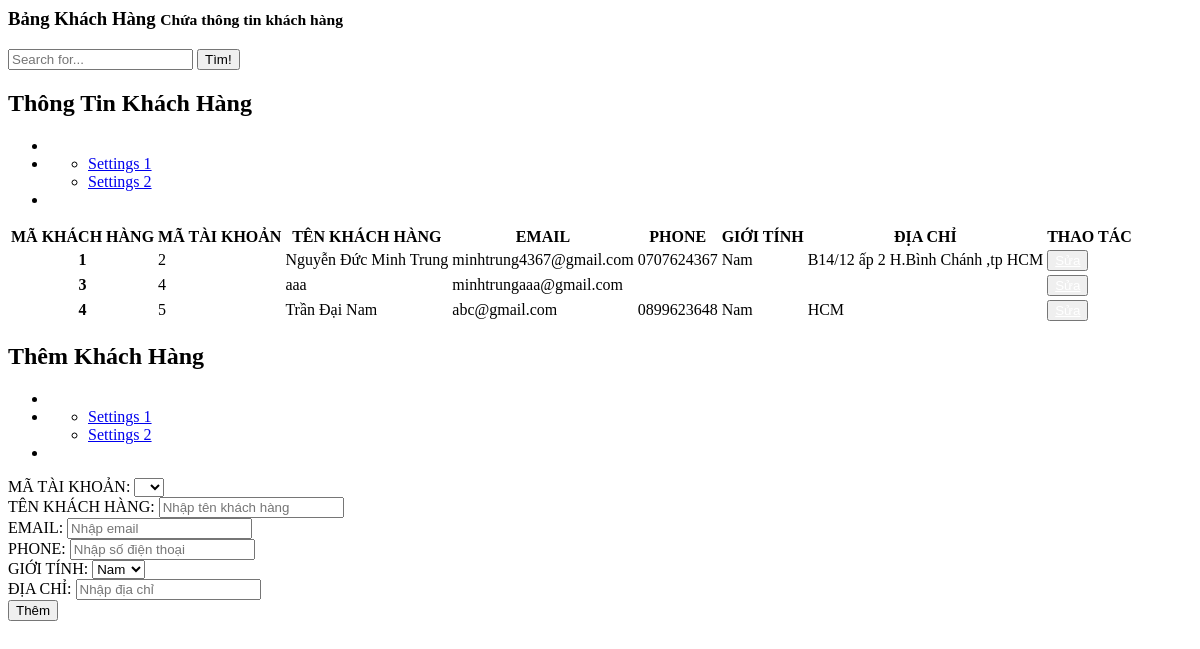
Page /admin/dashboard/manage_user.php on the earlier database version.
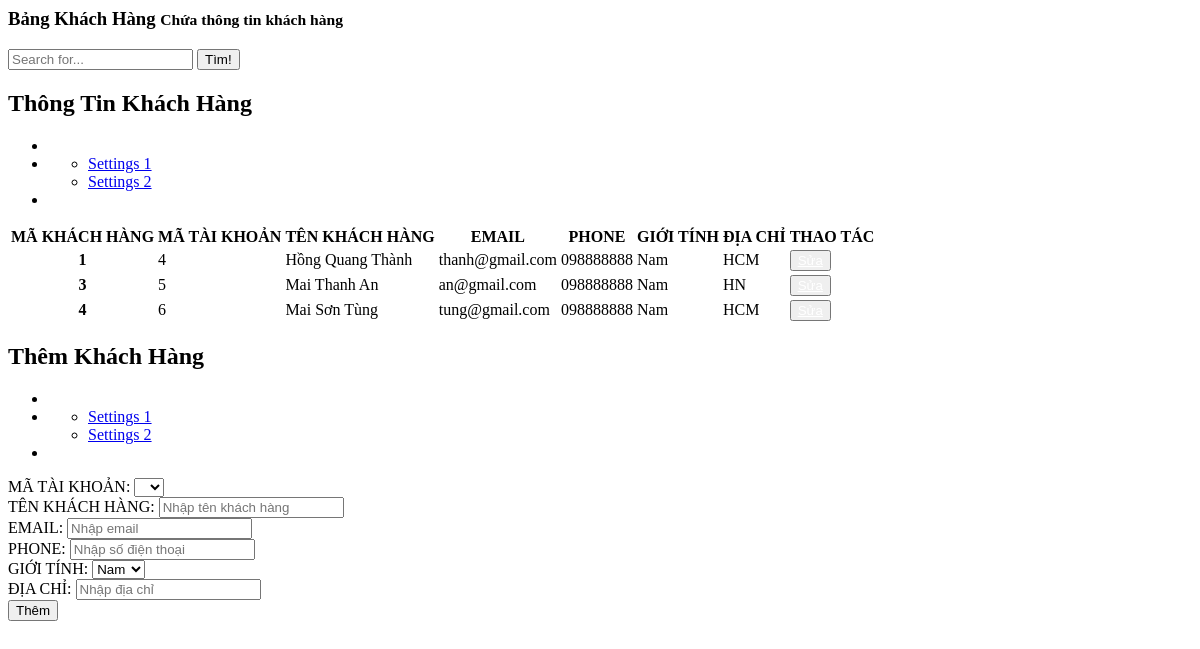
Same page on the later database version.
### tables this page shows
CREATE TABLE `khachhang` (
  `MA_KH` int(10) UNSIGNED NOT NULL,
  `MA_TK` int(10) UNSIGNED DEFAULT NULL,
  `TEN_KH` varchar(50) NOT NULL,
  `EMAIL` varchar(40) NOT NULL,
  `PHONE` varchar(10) NOT NULL,
  `GIOI_TINH` varchar(10) NOT NULL,
  `DIA_CHI` varchar(50) DEFAULT NULL
);

### admin/dashboard/manage_user.php (the view, shortened to what the changed rows need)
<div class="right_col" role="main">
  <div class="">
    <div class="row">
      <div class="col-md-8 col-sm-6 col-xs-12">
        <div class="x_panel">
          <div class="x_title">
            <h2>Thông Tin Khách Hàng </h2>
          </div>
          <div class="x_content" style="overflow: auto;">
            <table class="table table-striped">
              <thead>
                <tr>
                  <th>MÃ KHÁCH HÀNG</th>
                  <th>MÃ TÀI KHOẢN</th>
                  <th>TÊN KHÁCH HÀNG</th>
                  <th>EMAIL</th>
                  <th>PHONE</th>
                  <th>GIỚI TÍNH</th>
                  <th>ĐỊA CHỈ</th>
                  <th>THAO TÁC</th>
                </tr>
              </thead>
              <tbody>
                <?php
                $getUser = "SELECT * FROM khachhang";
                $Users = mysqli_query($connect, $getUser);
                while ($User = mysqli_fetch_array($Users)) {
                    if($User['GIOI_TINH']=='1'){
                        $sex="Nam";
                      } else if($User['GIOI_TINH']=='0'){
                        $sex = "Nữ";
                      } else if($User['GIOI_TINH']=='-1'){
                        $sex = "Khác";
                      }else $sex = $User['GIOI_TINH'];
                ?>
                  <tr>
                    <th scope="row"><?php echo $User['MA_KH']  ?></th>
                    <td><?php echo $User['MA_TK'] ?></td>
                    <td><?php echo $User['TEN_KH'] ?></td>
                    <td><?php echo $User['EMAIL'] ?></td>
                    <td><?php echo $User['PHONE'] ?></td>
                    <td><?php echo $sex ?></td>
                    <td><?php echo $User['DIA_CHI'] ?></td>
                    <td>
                      <button id="open-update-PN" type="button" class="btn btn-warning" onclick=''><a style="color: white;" href="index.php?manage=user&updatekh=<?php echo $User['MA_KH'] ?>">Sửa</a></button>
                    </td>
                  </tr>
                <?php
                }
                ?>
              </tbody>
            </table>
          </div>
        </div>
      </div>
      <div class="col-md-4 col-sm-6 col-xs-12">
        <div class="x_panel">
          <div class="x_title">
            <h2>Thêm Khách Hàng</h2>
          </div>
        </div>
      </div>
    </div>
  </div>
</div>

Differences in the rows shown:
changed khachhang id 1: MA_TK "2" → "4"; TEN_KH "Nguyễn Đức Minh Trung" → "Hồng Quang Thành"; EMAIL "minhtrung4367@gmail.com" → "thanh@gmail.com"; PHONE "0707624367" → "098888888"; DIA_CHI "B14/12 ấp 2 H.Bình Chánh ,tp HCM" → "HCM"
changed khachhang id 3: MA_TK "4" → "5"; TEN_KH "aaa" → "Mai Thanh An"; EMAIL "minhtrungaaa@gmail.com" → "an@gmail.com"; PHONE (not shown) → "098888888"; GIOI_TINH (not shown) → "Nam"; DIA_CHI (not shown) → "HN"
changed khachhang id 4: MA_TK "5" → "6"; TEN_KH "Trần Đại Nam" → "Mai Sơn Tùng"; EMAIL "abc@gmail.com" → "tung@gmail.com"; PHONE "0899623648" → "098888888"
